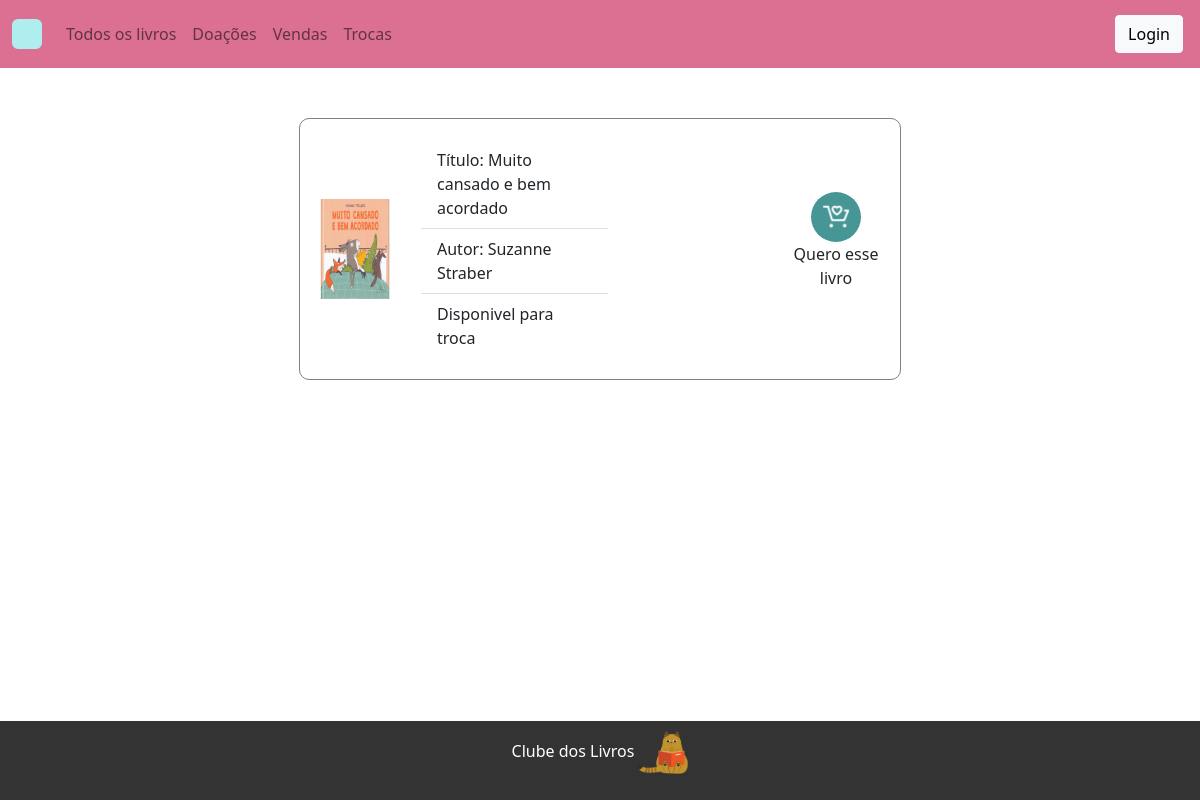
The page /troca/ on the database its author committed.
### books/models.py (models this page shows, shortened)
class Livro(models.Model):
    OPÇÕES = (
        ('venda', 'Venda'),
        ('troca', 'Troca'),
        ('doacao', 'Doação'),
    )
    titulo = models.CharField(max_length=100)
    autor = models.CharField(max_length=100)
    tipo_transacao = models.CharField(max_length=10, choices=OPÇÕES, default='doacao')
    disponivel = models.BooleanField()
    preco = models.DecimalField(max_digits=10, decimal_places=2, null=True, blank=True)
    sinopse = models.TextField()
    genero = models.ManyToManyField(GeneroLivro)
    capa = models.ImageField(upload_to='static/img/capas/')

### books/views.py (the view)
# urls.py: path('troca/', views.troca, name='troca'),
def troca(request):
    livros = {
        'livros': Livro.objects.all()
    }
    return render(request, 'troca.html', livros)

### books/templates/troca.html
{% extends 'base.html'%}
{% block content %}
{% load static %}
<div class="wrapper">
   <div class="containerListBooks" style="padding: 20px;">
        <ul class="list-group list-group-flush">
                <li class="list-group-item">
                        {% for livro in livros%}
                        {% if livro.tipo_transacao == 'troca' %}
                        <div class="card-books">
                        <img class="imgBooks" src="{{livro.capa.url}}" alt="oi">
                        <div class="card-body">
                        <ul class="list-group list-group-flush">
                        <li class="list-group-item">Título: {{livro.titulo}}</li>
                        <li class="list-group-item">Autor: {{livro.autor}}</li>
                        <li class="list-group-item">Disponivel para troca</li>
                        </ul>
                        </div>
                        <div class="botaoTexto">
                                <button type="button" class="btnGetBooks"><img style="width: 30px; height: 30px;" src="/static/img/icons/getBook.png" alt=""></button>
                                <p class="texto-abaixo">Quero esse livro</p>
                        </div>
                        </div>
                        {% endif %}
                        {% endfor %}
                </li>
        </ul>
</div>
</div>
{% endblock %}

### static/css/style.css (style rules this page uses)
.wrapper { flex-grow: 1; }
.containerListBooks { margin-top: 85px; display: flex; justify-content: center; align-items: center; }
.card-books { margin-top: 5px; margin-bottom: 5px; margin-left: 2px; margin-right: 2px; display: flex; padding: 5px; border: 1px solid grey; border-radius: 10px; justify-content: center; align-items: center; height: 50%; width: auto; }
.list-group, list-group-flush { width: 85%; }
@media (min-width: 769px) { .list-group, list-group-flush { width: 55%; } }
.imgBooks { border-radius: 10px; width: 100px; }
.btnGetBooks { padding: 10px; bottom: 10px; right: 10px; background-color: rgb(71, 150, 150); color: white; border: none; border-radius: 50%; cursor: pointer; }
.botaoTexto { width: 20%; height: 100%; align-items: center; justify-content: center; text-align: center; }
.texto-abaixo { display: none; }
@media (min-width: 1000px) { .texto-abaixo { display: block; font-size: 16px; } }

### rows shown on the page
Livro: capa (picture), titulo "Muito cansado e bem acordado", autor "Suzanne Straber"
